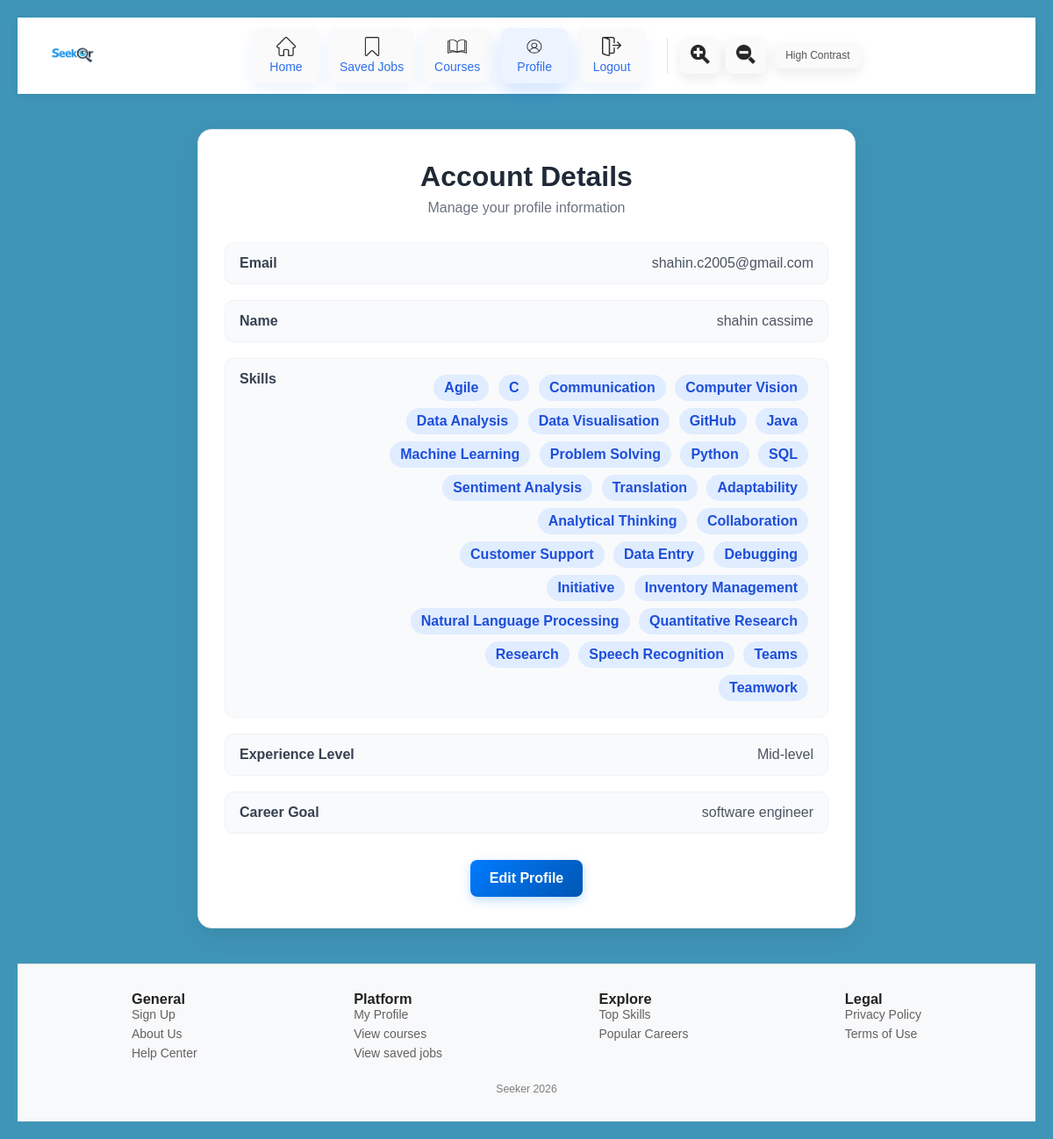
Page /account_page (signed in) on the committed database.
### app.py (models this page shows, shortened)
class User(db.Model): #user table
    __tablename__="user"
    id = db.Column(db.Integer, primary_key=True)
    email = db.Column(db.String(120), unique=True, nullable=False)
    password = db.Column(db.String(200), nullable=False)
    name = db.Column(db.String(100))
    experience_level=db.Column(db.String(100))
    career_goal= db.Column(db.String(100))
    skills = db.relationship("UserSkill", backref="user", cascade="all, delete-orphan")

class UserSkill(db.Model):  #user skill table
    __tablename__="user_skill"
    id = db.Column(db.Integer, primary_key=True)
    user_id=db.Column(db.Integer,db.ForeignKey("user.id"), nullable=False)
    skill_id = db.Column(db.Integer, db.ForeignKey("skill.id"), nullable=False)
    __table_args__ = (
        db.UniqueConstraint("user_id", "skill_id", name="unique_user_skill"),
    )

class Skill(db.Model):   #skill table
    __tablename__="skill"
    id = db.Column(db.Integer, primary_key=True)
    name = db.Column(db.String(120), unique=True, nullable=False)
    users = db.relationship("UserSkill", backref="skill", cascade="all, delete-orphan")

### app.py (the view)
@app.route('/account_page', methods=['GET']) #account page, allowing users to view their details
def account_page():
    user = get_logged_user()
    if not user:
        flash('Login first', 'error')
        return redirect(url_for('login_page'))
    return render_template('account_page.html', user=user)

### app.py (called while the page is built)
def get_logged_user():
    email = session.get("user")
    if not email:
        return None
    return User.query.filter_by(email=email).first()

### templates/account_page.html (shortened to what this page needs)
<!DOCTYPE html>
<html lang="en">
<head>
  <link rel="stylesheet" href="{{ url_for('static', filename='account_page.css') }}">
</head>
<body>
  {% include 'navbar.html' %}
  <div class="account-page">
    <div class="account-card">
      <h1>Account Details</h1>
      <p class="subtitle">Manage your profile information</p>
      <div class="account-info">
        <div class="info-row">
          <span class="label">Email</span>
          <span class="value">{{ user.email }}</span>
        </div>
        <div class="info-row">
          <span class="label">Name</span>
          <span class="value">{{ user.name }}</span>
        </div>
        <div class="info-row">
          <span class="label">Skills</span>
          <span class="value">
            {% for us in user.skills %}
              <span class="skill-badge">{{ us.skill.name }}</span>
            {% endfor %}
          </span>
        </div>
        <div class="info-row">
          <span class="label">Experience Level</span>
          <span class="value">{{ user.experience_level }}</span>
        </div>
        <div class="info-row">
          <span class="label">Career Goal</span>
          <span class="value">{{ user.career_goal }}</span>
        </div>
      </div>
      <div class="account-actions">
        <a href="{{ url_for('edit_account') }}" class="btn">Edit Profile</a>
      </div>
    </div>
  </div>
  {%include 'footer.html'%}
</body>
</html>

### static/account_page.css (style rules this page uses)
* { margin: 0; padding: 0; box-sizing: border-box; font-family: Arial; }
body { background: linear-gradient(135deg, #f4f6f9, #e9eef5); min-height: 100vh; padding: 20px; color: #222; }
.account-page { display: flex; justify-content: center; align-items: flex-start; margin-top: 40px; }
.account-card { width: 100%; max-width: 750px; background: #fff; border-radius: 16px; padding: 35px 30px; box-shadow: 0 10px 30px rgba(0, 0, 0, 0.08); border: 1px solid #e5e7eb; }
.account-card h1 { text-align: center; font-size: 2em; margin-bottom: 8px; color: #1f2937; }
.subtitle { text-align: center; color: #6b7280; margin-bottom: 30px; }
.account-info { display: flex; flex-direction: column; gap: 18px; }
.info-row { display: flex; justify-content: space-between; align-items: flex-start; gap: 20px; padding: 14px 16px; background-color: #f9fafb; border-radius: 10px; border: 1px solid #eef2f7; }
.label { font-weight: bold; color: #374151; min-width: 150px; }
.value { flex: 1; color: #4b5563; text-align: right; word-break: break-word; }
.skill-badge { display: inline-block; background-color: #e0ecff; color: #1d4ed8; padding: 6px 12px; margin: 4px 6px 4px 0; border-radius: 20px; font-weight: 600; }
.account-actions { text-align: center; margin-top: 30px; }
.btn { display: inline-block; padding: 12px 22px; background: linear-gradient(135deg, #007bff, #0056b3); color: white; text-decoration: none; border-radius: 8px; font-weight: bold; transition: 0.3s ease; box-shadow: 0 4px 12px rgba(0, 123, 255, 0.25); }

### static/navbar.css (style rules this page uses)
* { box-sizing: border-box; }
body { margin: 0; font-family: Arial; background: rgb(63, 149, 183) }

### rows in the picture
User: email "shahin.c2005@gmail.com", name "shahin cassime", experience_level "Mid-level", career_goal "software engineer"
UserSkill: skill.name "Agile"
UserSkill: skill.name "C"
UserSkill: skill.name "Communication"
UserSkill: skill.name "Computer Vision"
UserSkill: skill.name "Data Analysis"
UserSkill: skill.name "Data Visualisation"
UserSkill: skill.name "GitHub"
UserSkill: skill.name "Java"
UserSkill: skill.name "Machine Learning"
UserSkill: skill.name "Problem Solving"
UserSkill: skill.name "Python"
UserSkill: skill.name "SQL"
UserSkill: skill.name "Sentiment Analysis"
UserSkill: skill.name "Translation"
UserSkill: skill.name "Adaptability"
UserSkill: skill.name "Analytical Thinking"
UserSkill: skill.name "Collaboration"
UserSkill: skill.name "Customer Support"
UserSkill: skill.name "Data Entry"
UserSkill: skill.name "Debugging"
UserSkill: skill.name "Initiative"
UserSkill: skill.name "Inventory Management"
UserSkill: skill.name "Natural Language Processing"
UserSkill: skill.name "Quantitative Research"
UserSkill: skill.name "Research"
UserSkill: skill.name "Speech Recognition"
UserSkill: skill.name "Teams"
UserSkill: skill.name "Teamwork"
